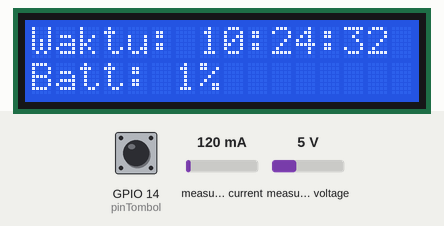
Bench run of a sketch on a simulated ESP8266 (NodeMCU). On the bench: 16×2 character LCD. The test bench sets the inputs (shaded band); at power-on: GPIO 14 (pinTombol) HIGH, measured current 120 mA, measured voltage 5 V. WiFi joins after 1.5 s; servers stay silent unless stated; network time is answered at once with the bench clock; the local clock reads 2024-03-15 10:24:30 at power-on unless the sketch sets it; what the sketch prints to the serial monitor is not drawn.

Above: at 3.0 s.
3.1 s: GPIO 14 (pinTombol) pulled LOW for 1 s
At 4.6 s:
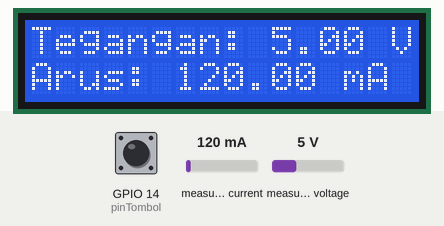
5.7 s: measured current set to 40 mA
At 7.3 s:
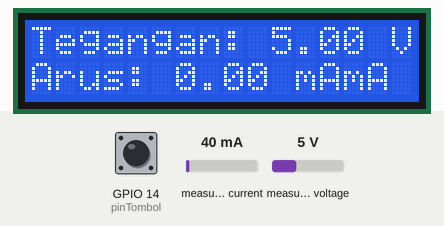
7.7 s: GPIO 14 (pinTombol) pulled LOW for 3.2 s
At 9.5 s:
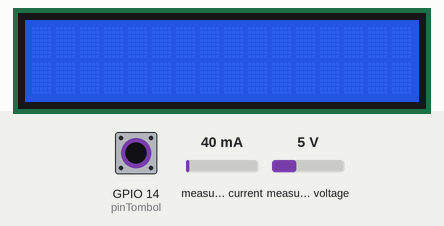
12.4 s: measured voltage set to 0.3 V
At 14.2 s:
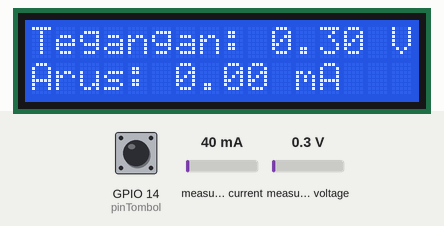
14.5 s: measured current set to 500 mA
At 15.7 s:
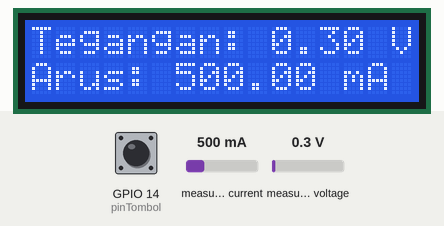
16.6 s: measured voltage set to 3.8 V
At 18.6 s:
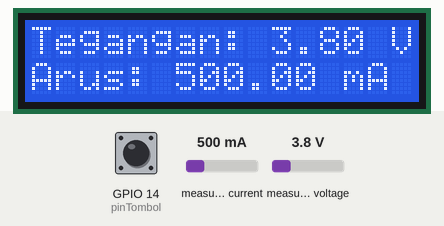
Timing chart, 0 to 19.6 s (numbered marks = the images above; inputs shaded):
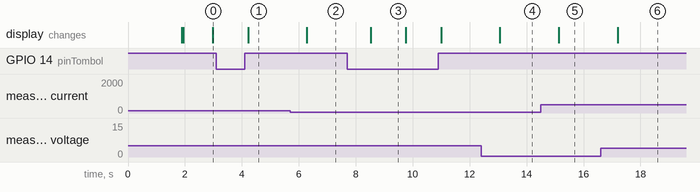

Measured:
- after the input at 3.1 s, the display: changes after 1.1 s (image 1)
- after the input at 5.7 s, the display: changes after 0.58 s (image 2)
- after the input at 7.7 s, the display: changes after 0.83 s (image 3)
- after the input at 12.4 s, the display: changes after 0.66 s (image 4)
- after the input at 14.5 s, the display: changes after 0.63 s (image 5)
- after the input at 16.6 s, the display: changes after 0.60 s (image 6)
- what the display in image 3 shows lasts 1.3 s, from 8.5 s to 9.8 s

The sketch:

kodeprogram.ino
```cpp
#define BLYNK_TEMPLATE_ID "XXXXXXXX"
#define BLYNK_TEMPLATE_NAME "XXXXXXXXXXX"
#define BLYNK_AUTH_TOKEN "XXXXXXXXXX"

#include <Wire.h>
#include <Adafruit_INA219.h>
#include <ESP8266WiFi.h>
#include <BlynkSimpleEsp8266.h>
#include <LiquidCrystal_I2C.h>
#include <NTPClient.h>
#include <WiFiUdp.h>

Adafruit_INA219 sensorINA219;
LiquidCrystal_I2C lcd(0x27, 16, 2); // LCD I2C address 0x27, ukuran 16x2

// Ganti dengan detail WiFi Anda
char ssid[] = "Wifimu";
char pw[] = "XXXPWXXX";

// Pengaturan NTP client
WiFiUDP ntpUDP;
NTPClient waktuClient(ntpUDP, "pool.ntp.org", 7 * 3600); // UTC+7 untuk Waktu Indonesia Barat

int modeTampilan = 0;             // Mode tampilan: 0 untuk waktu & baterai, 1 untuk tegangan & arus, 2 untuk animasi SHBN
int posisiAnimasi = 16;           // Posisi awal teks "SHBN" pada animasi
const int pinTombol = 14;         // Pin untuk tombol di GPIO12

void setup(void) {
    Serial.begin(115200);
    koneksiWiFi();
    koneksiBlynk();
    inisialisasiSensor();
    inisialisasiLCD();
    inisialisasiNTP();
    pinMode(pinTombol, INPUT_PULLUP);
}

void koneksiWiFi() {
    WiFi.begin(ssid, pw);
    while (WiFi.status() != WL_CONNECTED) {
        delay(500);
        Serial.print(".");
    }
    Serial.println("WiFi tersambung");
}

void koneksiBlynk() {
    Blynk.begin(BLYNK_AUTH_TOKEN, ssid, pw);
}

void inisialisasiSensor() {
    if (!sensorINA219.begin()) {
        Serial.println("Gagal menemukan chip INA219");
        while (1) { delay(10); }
    }
    sensorINA219.setCalibration_32V_50A();
    Serial.println("INA219 dimulai.");
}

void inisialisasiLCD() {
    lcd.begin(16, 2);
    lcd.backlight();
    lcd.clear();
    lcd.setCursor(0, 0);
    lcd.print("Monitoring Panel");
}

void inisialisasiNTP() {
    waktuClient.begin();
}

int hitungKapasitasBaterai(float tegangan) {
    if (tegangan <= 10.5) return 1;
    if (tegangan >= 12.6) return 100;
    return (int)((tegangan - 10.5) * (100 - 1) / (12.6 - 10.5) + 1);
}

void tampilkanAnimasiSHBN() {
    lcd.clear();
    lcd.setCursor(posisiAnimasi, 0);
    lcd.print("SHBN");
    posisiAnimasi--;
    if (posisiAnimasi < -4) posisiAnimasi = 16; // Reset posisi animasi
}

void tampilkanData(int modeTampilan, float teganganBus, float arus_mA, int kapasitasBaterai) {
    switch (modeTampilan) {
        case 0: // Mode waktu & kapasitas baterai
            lcd.clear();
            lcd.setCursor(0, 0);
            lcd.print("Waktu: ");
            lcd.print(waktuClient.getFormattedTime());
            lcd.setCursor(0, 1);
            lcd.print("Batt: ");
            lcd.print(kapasitasBaterai);
            lcd.print("%  ");
            break;

        case 1: // Mode tegangan & arus
            lcd.setCursor(0, 0);
            lcd.print("Tegangan: ");
            lcd.print(teganganBus);
            lcd.print(" V");
            lcd.setCursor(0, 1);
            lcd.print("Arus: ");
            lcd.print(arus_mA);
            lcd.print(" mA");
            break;

        case 2: // Mode animasi teks "SHBN"
            tampilkanAnimasiSHBN();
            break;
    }
}

void kirimDataKeBlynk(float teganganBus, float arus_mA, int kapasitasBaterai) {
    Blynk.virtualWrite(V0, teganganBus);
    Blynk.virtualWrite(V1, arus_mA);
    Blynk.virtualWrite(V2, kapasitasBaterai);
}

void loop(void) {
    // Jalankan Blynk
    Blynk.run();

    // Perbarui waktu dari NTP
    waktuClient.update();

    // Deteksi tombol ditekan
    if (digitalRead(pinTombol) == LOW) {
        delay(200); // Debounce
        modeTampilan = (modeTampilan + 1) % 3; // Berpindah mode
        lcd.clear();
        posisiAnimasi = 16; // Reset posisi animasi untuk mode animasi SHBN
    }

    // Baca tegangan dan arus dari INA219
    float teganganBus = sensorINA219.getBusVoltage_V();
    float arus_mA = sensorINA219.getCurrent_mA();

    // Jika arus berada di antara -80 mA dan 80 mA, set ke 0
    if (arus_mA > -80 && arus_mA < 80) {
        arus_mA = 0;
    }

    // Hitung kapasitas baterai berdasarkan tegangan
    int kapasitasBaterai = hitungKapasitasBaterai(teganganBus);

    // Tampilkan data sesuai mode tampilan
    tampilkanData(modeTampilan, teganganBus, arus_mA, kapasitasBaterai);

    // Tampilkan di serial monitor
    Serial.print("Tegangan Bus: "); Serial.print(teganganBus); Serial.println(" V");
    Serial.print("Arus: "); Serial.print(arus_mA); Serial.println(" mA");
    Serial.print("Kapasitas Baterai: "); Serial.print(kapasitasBaterai); Serial.println(" %");

    // Kirim data ke Blynk
    kirimDataKeBlynk(teganganBus, arus_mA, kapasitasBaterai);

    delay(1000); // Delay 1 detik
}
```
